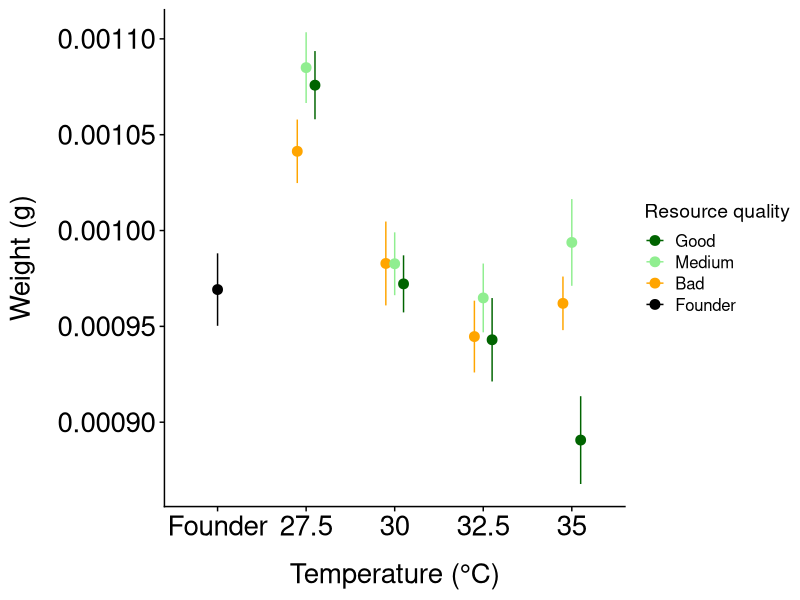
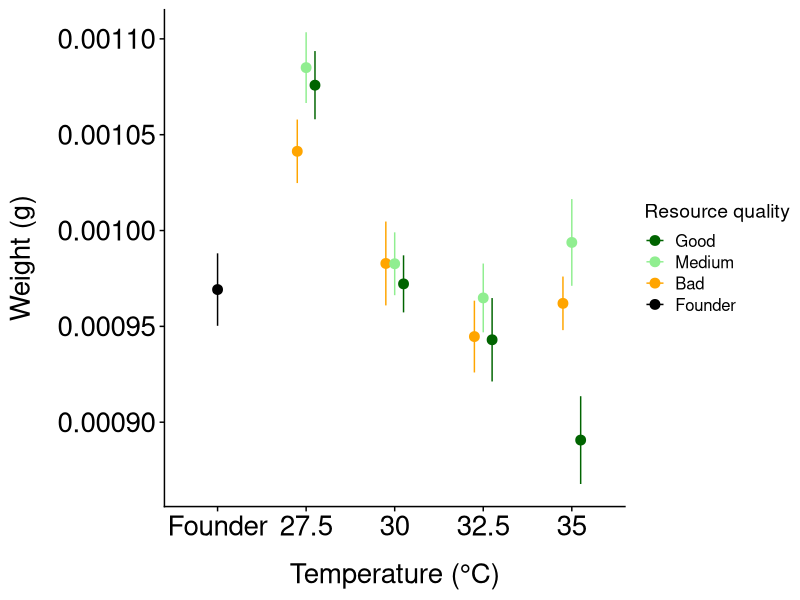

Write R code to recreate these figures, in order.

## Setup ----

# load libraries
library(tidyverse)
library(cowplot)

# ggplot theme
theme_tess <- function () { 
  theme_cowplot()+
    theme(axis.title.y = element_text(margin = margin(t = 0, r = 15, b = 0, l = 0)))+
    theme(axis.title.x = element_text(margin = margin(t = 15, r = 0, b = 0, l = 0)))+
    theme(axis.text.x=element_text(size=20))+
    theme(axis.text.y=element_text(size=20))+
    theme(axis.title.x=element_text(size=20))+
    theme(axis.title.y=element_text(size=20))+
    theme(plot.title = element_text(hjust = 0.5,size=20))+
    theme(axis.title.y=element_text(size=20))
}

data <-read.csv("data/body_size_final.csv",stringsAsFactors = FALSE,
                strip.white = TRUE, na.strings = c("NA","") )

summary_data <- data %>%
  group_by(temperature,flour,population_replicate) %>%
  group_by(temperature,flour)%>%
  summarise(
    mean = mean(weightingrams,na.rm = TRUE),
    se = sd(weightingrams, na.rm = TRUE) / sqrt(sum(!is.na(weightingrams)))
  )

B_G_VG_pal <- c("black","orange", "lightgreen", "darkgreen")

p<-ggplot(summary_data, aes(x = temperature, y = mean,color=flour)) +
  geom_point(size = 3,position = position_dodge(width = 0.3)) +
  geom_errorbar(aes(ymin = mean - se, ymax = mean + se), 
                position = position_dodge(width = 0.3),
                width = 0) +
  xlab("Temperature (\u00B0C)") +
  ylab("Weight (g)")+
  scale_x_discrete(limits = c("founder", "27.5", "30","32.5","35"),
                   labels=c("Founder", "27.5", "30","32.5","35"))+
  scale_color_manual(values = c("black","orange", "lightgreen", "darkgreen"), 
                     name = "Resource quality", 
                     breaks=c("founder", "B", "G", "VG"),
                     labels = c("Founder","Bad","Medium","Good"),
                     guide = guide_legend(reverse=TRUE))+
  theme_tess()
  #annotate("text",label =expression(bold("Temperature " ~bolditalic("P")~" < 0.001")), 
           #x=4,y=0.00109,size=4.6)+
  #annotate("text",label =expression(bold("Resource NS")), x=4,y=0.00108,size=4.6)+
  #annotate("text",label =expression(bold("Temperature*Resource NS")), x=4,y=0.00107,size=4.6)+

p

ggsave(file="figures/Body size.pdf", p, width = 22, height = 21, units = "cm")

#### ANALYSIS #####

#need to get means of all the individuals measured in each population first
summary_data_2 <- data %>%
  filter(flour!="VB")%>%
  group_by(temperature,flour,population_replicate) %>%
  summarise(
    mean = mean(weightingrams,na.rm = TRUE),
    se = sd(weightingrams, na.rm = TRUE) / sqrt(sum(!is.na(weightingrams)))
  )

summary_data_2<-subset (summary_data_2,temperature!="founder")
summary_data_2$temperature<-as.numeric(summary_data_2$temperature)
is.numeric(summary_data_2$temperature)

lm<-lm(mean~temperature*flour,data=summary_data_2)
anova(lm)


